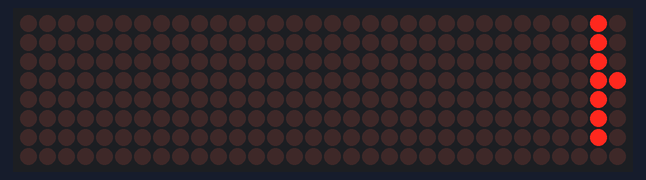
The sketch below on a simulated Arduino Uno, built with avr-gcc and run on an emulated ATmega328P. On the bench: 32×8 LED matrix.

Above: at 0.14 s.
At 1.57 s:
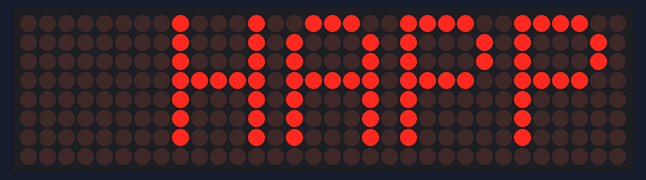
At 3.0 s:
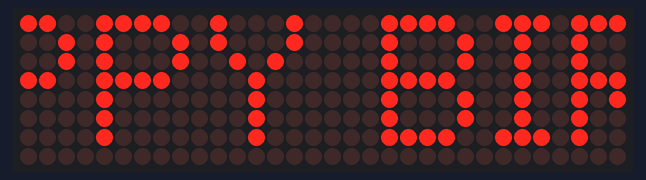
At 5.86 s:
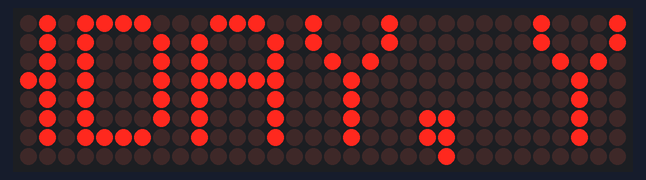
At 8.72 s:
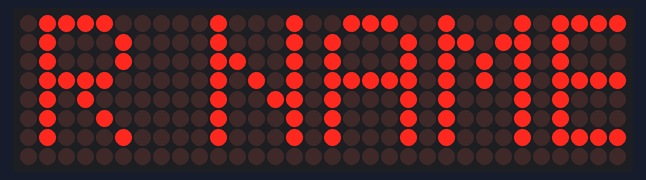
At 11.71 s:
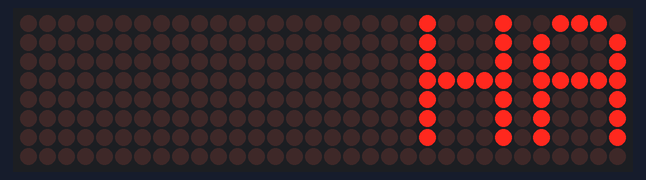

The sketch:

HappyBirthday.ino
```cpp
#include <MD_Parola.h>
#include <MD_MAX72xx.h>
#include <SPI.h>

// Four 8x8 matrices. FC16_HW is the common four-in-one board layout.
const uint8_t MAX_DEVICES = 4;
const uint8_t CS_PIN = 10;
const uint16_t SCROLL_SPEED = 65; // Milliseconds per step; higher is slower.

// Change YOUR NAME to the birthday person's name. Use plain English letters.
const char MESSAGE[] = "HAPPY BIRTHDAY, YOUR NAME!   ";

// Hardware SPI on Uno R3: DIN = D11, CLK = D13, CS = D10.
MD_Parola display(MD_MAX72XX::FC16_HW, CS_PIN, MAX_DEVICES);

void setup()
{
  display.begin();
  display.setIntensity(1); // Brightness: 0 (dimmest) to 15 (brightest).
  display.displayClear();
  display.displayScroll(MESSAGE, PA_LEFT, PA_SCROLL_LEFT, SCROLL_SPEED);
}

void loop()
{
  if (display.displayAnimate())
  {
    display.displayReset(); // Repeat after the message finishes.
  }
}
```

Measured:
- by itself, everything shown: repeats every 11.0 s, in 169 steps
